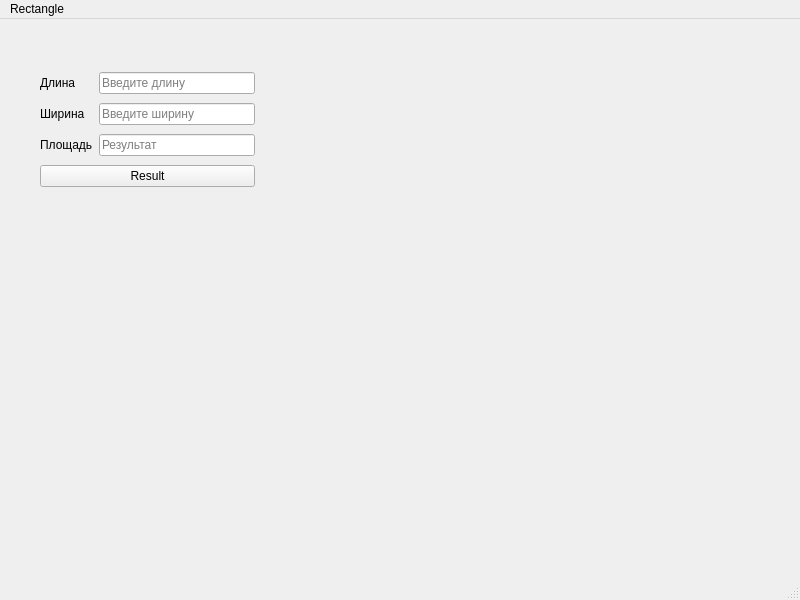
<?xml version="1.0" encoding="UTF-8"?>
<ui version="4.0">
 <class>Rectangle</class>
 <widget class="QMainWindow" name="Rectangle">
  <property name="geometry">
   <rect>
    <x>0</x>
    <y>0</y>
    <width>800</width>
    <height>600</height>
   </rect>
  </property>
  <property name="windowTitle">
   <string>Rectangle</string>
  </property>
  <widget class="QWidget" name="centralwidget">
   <widget class="QWidget" name="">
    <property name="geometry">
     <rect>
      <x>40</x>
      <y>50</y>
      <width>215</width>
      <height>124</height>
     </rect>
    </property>
    <layout class="QGridLayout" name="gridLayout">
     <item row="2" column="0">
      <widget class="QLabel" name="label_3">
       <property name="text">
        <string>Площадь</string>
       </property>
      </widget>
     </item>
     <item row="0" column="0">
      <widget class="QLabel" name="label">
       <property name="text">
        <string>Длина</string>
       </property>
      </widget>
     </item>
     <item row="3" column="0" colspan="2">
      <widget class="QPushButton" name="pushButton">
       <property name="text">
        <string>Result</string>
       </property>
      </widget>
     </item>
     <item row="2" column="1">
      <widget class="QLineEdit" name="lineEdit_3">
       <property name="readOnly">
        <bool>true</bool>
       </property>
       <property name="placeholderText">
        <string>Результат</string>
       </property>
      </widget>
     </item>
     <item row="1" column="1">
      <widget class="QLineEdit" name="lineEdit_2">
       <property name="placeholderText">
        <string>Введите ширину</string>
       </property>
      </widget>
     </item>
     <item row="0" column="1">
      <widget class="QLineEdit" name="lineEdit">
       <property name="placeholderText">
        <string>Введите длину</string>
       </property>
      </widget>
     </item>
     <item row="1" column="0">
      <widget class="QLabel" name="label_2">
       <property name="text">
        <string>Ширина</string>
       </property>
      </widget>
     </item>
    </layout>
   </widget>
  </widget>
  <widget class="QMenuBar" name="menubar">
   <property name="geometry">
    <rect>
     <x>0</x>
     <y>0</y>
     <width>800</width>
     <height>23</height>
    </rect>
   </property>
   <widget class="QMenu" name="menuRectangle">
    <property name="title">
     <string>Rectangle</string>
    </property>
   </widget>
   <addaction name="menuRectangle"/>
  </widget>
  <widget class="QStatusBar" name="statusbar"/>
 </widget>
 <resources/>
 <connections/>
</ui>
